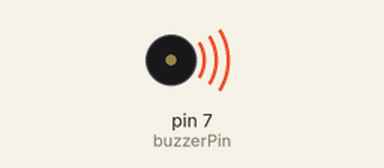
The sketch below on a simulated Arduino Nano, built with avr-gcc and run on an emulated ATmega328P. On the bench: buzzer (waves = sounding).

Above: at 0.1 s.
Timing chart, 0 to 40.0 s (numbered marks = the images above):
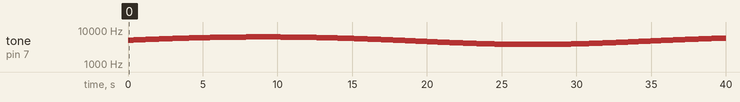

Measured:
- by itself, tone on pin 7 (buzzerPin): plays 5000 Hz for 0.10 s, 5021 Hz for 0.10 s, 5043 Hz for 0.10 s, 5065 Hz for 0.10 s, 5087 Hz for 0.10 s, 5108 Hz for 0.10 s … (394 notes in this stretch)

The sketch:

TestBuzzer.ino
```cpp
/*
 Name:		TestBuzzer.ino
 Created:	3/9/2020 10:16:07 AM
 Author:	MCP
*/

int buzzerPin = 7;    // the number of the buzzer pin
float sinVal;         // Define a variable to save sine value
int toneVal;          // Define a variable to save sound frequency
bool on;


// the setup function runs once when you press reset or power the board
void setup() {
	pinMode(buzzerPin, OUTPUT); // Set Buzzer pin to output mode
	tone(buzzerPin, 440);
}

// the loop function runs over and over again until power down or reset
void loop() {
	//on = !on;
	//digitalWrite(4, on ? HIGH : LOW);
	//delay(5000);
	//return;
	#define BASE_FREQ	5000
	#define SIN_FACTOR	(BASE_FREQ / 4)

	for (int x = 0; x < 360; x++) {						// X from 0 degree->360 degree
		sinVal = sin(x * (PI / 180));					// Calculate the sine of x
		toneVal = BASE_FREQ + sinVal * SIN_FACTOR;      // Calculate sound frequency according to the sine of x
		tone(buzzerPin, toneVal);						// Output sound frequency to buzzerPin
		delay(100);
	}
}
```
